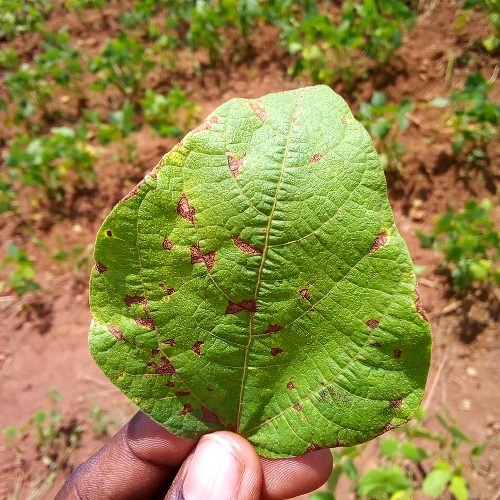
#> input picture data/african_beans_field/validation/angular_leaf_spot/angular_leaf_spot_val.0.jpg, 500 x 500 px
$ python -i foliage_contrast.py   (imports and definitions only)
#> lines starting #> are read from the running program, lines starting #| are printed output that depends on the picture; after the words box and inside, x2 and y2 are one past the last pixel; in counts of white or black regions, pixels touching at a corner belong together
# -*- coding: utf-8 -*-
"""
Foliage Contrast & Insect Cuticle Enhancement Module
====================================================
Program Manager → AI Enthusiast | Turning Ideas into AI-Powered Solutions: Nanda Kishore Kakulla <nandakishore.kakulla9@gmail.com>
Repository: https://github.com/nandakishore2404/oan-pest-detection-benchmark

Extracts the best color-space filtering techniques from agricultural vision literature:
1. HSV Saturation & Value boost to distinguish translucent insect cuticle from chlorophyll.
2. Lab color space 'a*' channel differential (green-magenta axis) to separate insects from leaves.
3. Contrast Limited Adaptive Histogram Equalization (CLAHE) for shadowed canopy inspection.
"""

from typing import Tuple, Union
import cv2
import numpy as np
from PIL import Image


def enhance_foliage_contrast(
    image: Union[str, Image.Image, np.ndarray],
    clahe_clip_limit: float = 2.5,
    clahe_tile_grid_size: Tuple[int, int] = (8, 8),
    cuticle_boost_factor: float = 1.25
) -> np.ndarray:
    """
    Applies Lab-space CLAHE and HSV insect cuticle enhancement to foliage images.
    Returns enhanced RGB image as numpy uint8 array.
    """
#> called with clahe_clip_limit = 2.5, clahe_tile_grid_size = (8, 8), cuticle_boost_factor = 1.25
    if isinstance(image, str):
        bgr = cv2.imread(image)
#> bgr is the input picture: shape (500, 500, 3); mean B, G, R 68, 134.4, 143.9
        if bgr is None:
            raise ValueError(f"Could not load image from {image}")
    elif isinstance(image, Image.Image):
        rgb = np.array(image.convert("RGB"))
        bgr = cv2.cvtColor(rgb, cv2.COLOR_RGB2BGR)
    elif isinstance(image, np.ndarray):
        bgr = cv2.cvtColor(image, cv2.COLOR_RGB2BGR) if image.shape[2] == 3 else image
    else:
        raise TypeError("Unsupported image type")

    # 1. Convert to LAB color space for luminance equalization without color distortion
    lab = cv2.cvtColor(bgr, cv2.COLOR_BGR2LAB)
#> lab: shape (500, 500, 3); mean of channels 0, 1, 2 142, 123.2, 163.9
    l, a, b = cv2.split(lab)
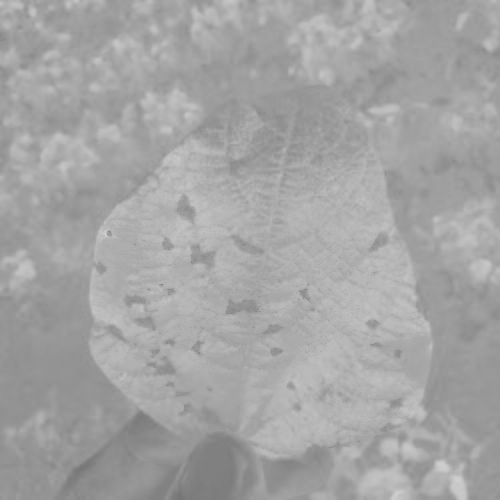
#> b: shape (500, 500); min 117, max 207, mean 163.9

    clahe = cv2.createCLAHE(clipLimit=clahe_clip_limit, tileGridSize=clahe_tile_grid_size)
    l_enhanced = clahe.apply(l)

    lab_enhanced = cv2.merge((l_enhanced, a, b))
#> lab_enhanced: shape (500, 500, 3); mean of channels 0, 1, 2 135.4, 123.2, 163.9
    bgr_clahe = cv2.cvtColor(lab_enhanced, cv2.COLOR_LAB2BGR)

    # 2. Convert to HSV for cuticle saturation boost
    hsv = cv2.cvtColor(bgr_clahe, cv2.COLOR_BGR2HSV).astype(np.float32)
    h, s, v = cv2.split(hsv)
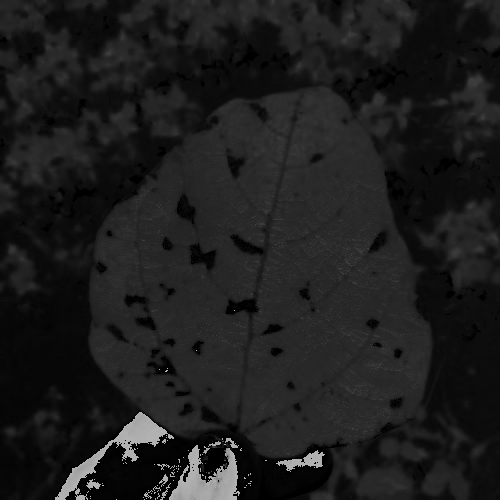
#> h: shape (500, 500) float32; min 0, max 179, mean 29.2
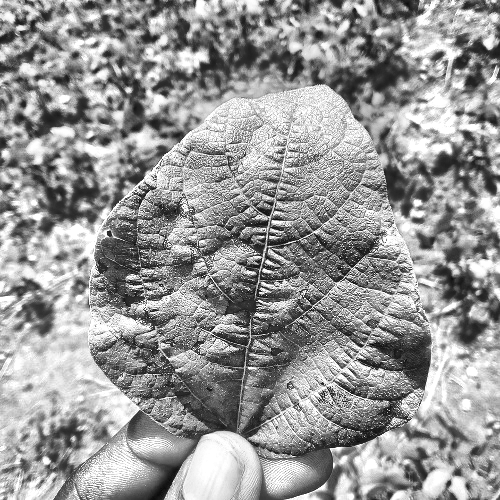
#> v: shape (500, 500) float32; min 2, max 255, mean 151.3

    # Multiply saturation on non-pure green zones (where insect chitin / body resides)
    # Green hue typically resides between 35 and 85 in OpenCV 0-180 hue range
    is_not_pure_leaf = (h < 35) | (h > 85)
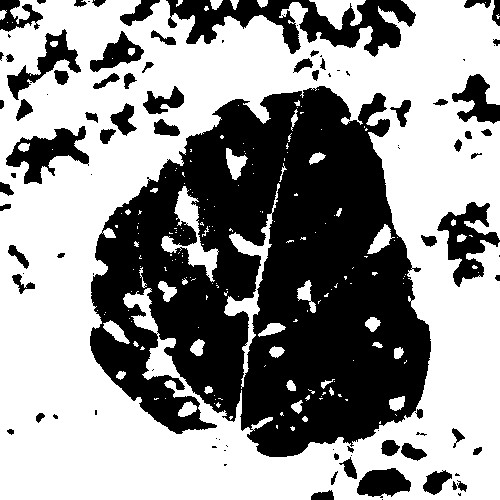
#> is_not_pure_leaf: shape (500, 500) bool; 58.1% white; 98 black regions (35 under 20 px), largest, box (x1, y1, x2, y2) and area: (90, 86, 431, 457) 81759, (166, 0, 416, 57) 6431, (437, 202, 500, 287) 2303
    s[is_not_pure_leaf] = np.clip(s[is_not_pure_leaf] * cuticle_boost_factor, 0, 255)
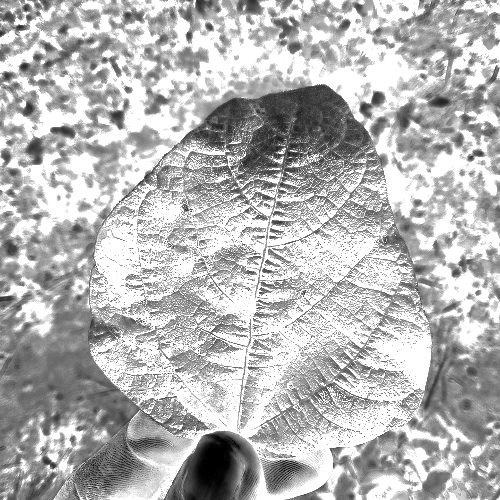
#> s: shape (500, 500) float32; min 0, max 255, mean 181.8

    hsv_enhanced = cv2.merge((h, s, v)).astype(np.uint8)
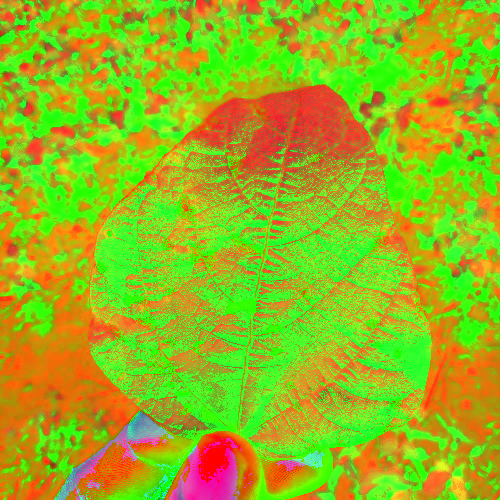
#> hsv_enhanced: shape (500, 500, 3); mean B, G, R 29.2, 181.6, 151.3
    bgr_final = cv2.cvtColor(hsv_enhanced, cv2.COLOR_HSV2BGR)
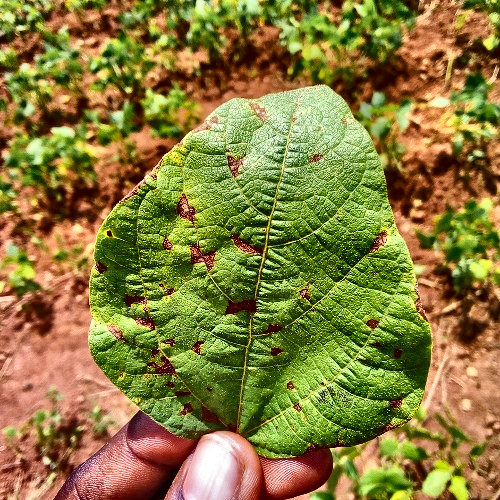
#> bgr_final: shape (500, 500, 3); mean B, G, R 57.6, 124.3, 138.1
    rgb_final = cv2.cvtColor(bgr_final, cv2.COLOR_BGR2RGB)

    return rgb_final


def compute_cuticle_saliency_mask(
    image: Union[str, Image.Image, np.ndarray]
) -> np.ndarray:
    """
    Generates a binary/heatmap mask highlighting regions where non-chlorophyll
    insect features diverge from background crop canopy.
    """
    if isinstance(image, str):
        rgb = np.array(Image.open(image).convert("RGB"))
    elif isinstance(image, Image.Image):
        rgb = np.array(image.convert("RGB"))
    else:
        rgb = image

    hsv = cv2.cvtColor(rgb, cv2.COLOR_RGB2HSV)
    h = hsv[:, :, 0]
    s = hsv[:, :, 1]

    # Mask out green foliage (Hue 35 to 85, Saturation > 40)
    leaf_mask = (h >= 35) & (h <= 85) & (s >= 40)
    pest_saliency = (~leaf_mask).astype(np.uint8) * 255

    # Apply morphological cleaning to remove tiny single-pixel noise
    kernel = cv2.getStructuringElement(cv2.MORPH_ELLIPSE, (3, 3))
    pest_saliency_cleaned = cv2.morphologyEx(pest_saliency, cv2.MORPH_OPEN, kernel)

    return pest_saliency_cleaned

>>> result = enhance_foliage_contrast('../data/african_beans_field/validation/angular_leaf_spot/angular_leaf_spot_val.0.jpg')

$ run again, on data/african_beans_field/validation/angular_leaf_spot/angular_leaf_spot_val.1.jpg
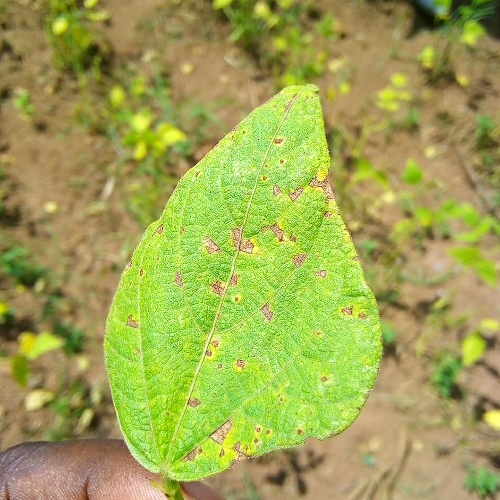
#> input picture data/african_beans_field/validation/angular_leaf_spot/angular_leaf_spot_val.1.jpg, 500 x 500 px
#> in enhance_foliage_contrast, bgr is the input picture: shape (500, 500, 3); mean B, G, R 82, 164.4, 159.1
#> lab: shape (500, 500, 3); mean of channels 0, 1, 2 166.9, 115.1, 168.6
#> lab_enhanced: shape (500, 500, 3); mean of channels 0, 1, 2 145.5, 115.1, 168.6
#> in enhance_foliage_contrast, `is_not_pure_leaf = (h < 35) | (h > 85)`:
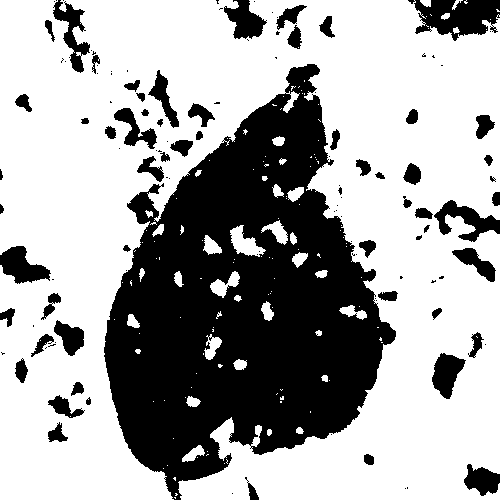
#> is_not_pure_leaf: shape (500, 500) bool; 65.4% white; 123 black regions (63 under 20 px), largest, box (x1, y1, x2, y2) and area: (104, 64, 396, 500) 69408, (408, 0, 500, 41) 2393, (434, 200, 500, 242) 1178
#> in enhance_foliage_contrast, `bgr_final = cv2.cvtColor(hsv_enhanced, cv2.COLOR_HSV2BGR)`:
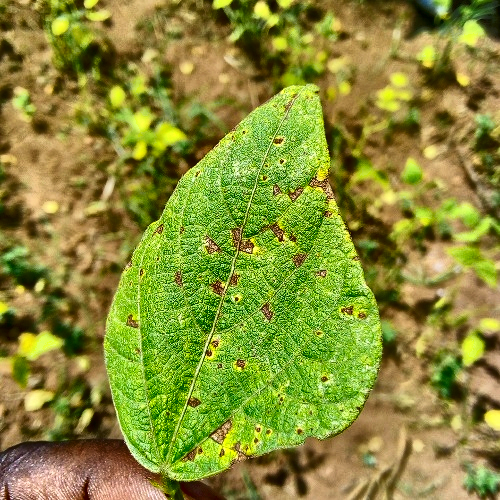
#> bgr_final: shape (500, 500, 3); mean B, G, R 53.6, 140.5, 136.7

$ run again, on data/african_beans_field/validation/angular_leaf_spot/angular_leaf_spot_val.10.jpg
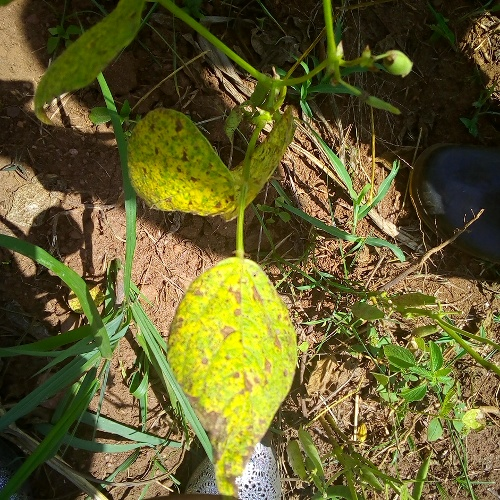
#> input picture data/african_beans_field/validation/angular_leaf_spot/angular_leaf_spot_val.10.jpg, 500 x 500 px
#> in enhance_foliage_contrast, bgr is the input picture: shape (500, 500, 3); mean B, G, R 46.2, 95.1, 100.8
#> lab: shape (500, 500, 3); mean of channels 0, 1, 2 98, 124, 153.7
#> lab_enhanced: shape (500, 500, 3); mean of channels 0, 1, 2 113.4, 124, 153.7
#> in enhance_foliage_contrast, `is_not_pure_leaf = (h < 35) | (h > 85)`:
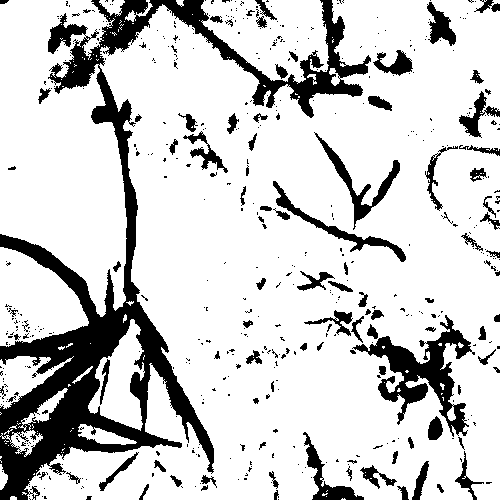
#> is_not_pure_leaf: shape (500, 500) bool; 81% white; 512 black regions (415 under 20 px), largest, box (x1, y1, x2, y2) and area: (0, 0, 371, 500) 29068, (352, 315, 475, 437) 4306, (314, 132, 400, 230) 1239
#> in enhance_foliage_contrast, `bgr_final = cv2.cvtColor(hsv_enhanced, cv2.COLOR_HSV2BGR)`:
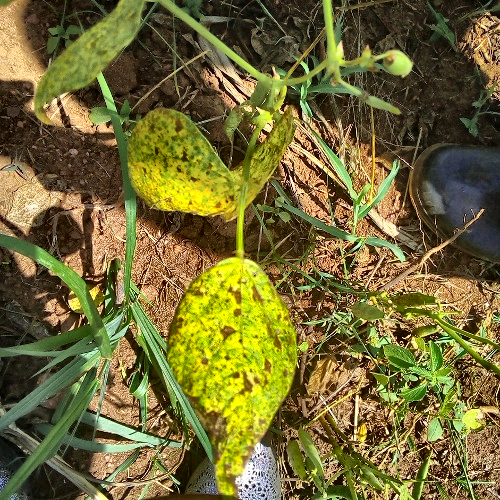
#> bgr_final: shape (500, 500, 3); mean B, G, R 52.4, 106.9, 115

$ run again, on data/african_beans_field/validation/angular_leaf_spot/angular_leaf_spot_val.11.jpg
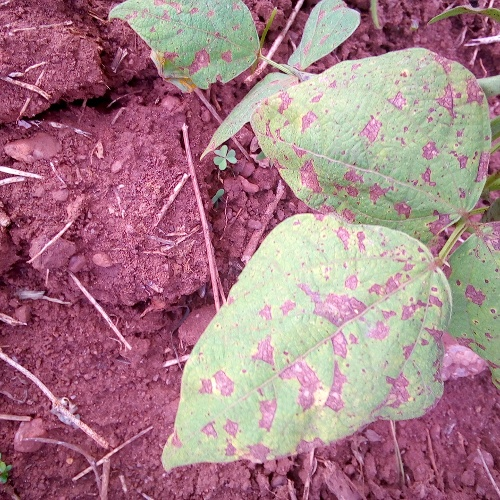
#> input picture data/african_beans_field/validation/angular_leaf_spot/angular_leaf_spot_val.11.jpg, 500 x 500 px
#> in enhance_foliage_contrast, bgr is the input picture: shape (500, 500, 3); mean B, G, R 135.9, 127.3, 167.1
#> lab: shape (500, 500, 3); mean of channels 0, 1, 2 146.5, 145.3, 130.4
#> lab_enhanced: shape (500, 500, 3); mean of channels 0, 1, 2 140.7, 145.3, 130.4
#> is_not_pure_leaf: shape (500, 500) bool; 74% white; 95 black regions (67 under 20 px), largest, box (x1, y1, x2, y2) and area: (281, 48, 500, 417) 30494, (168, 215, 404, 466) 19613, (111, 0, 259, 88) 6782
#> in enhance_foliage_contrast, `bgr_final = cv2.cvtColor(hsv_enhanced, cv2.COLOR_HSV2BGR)`:
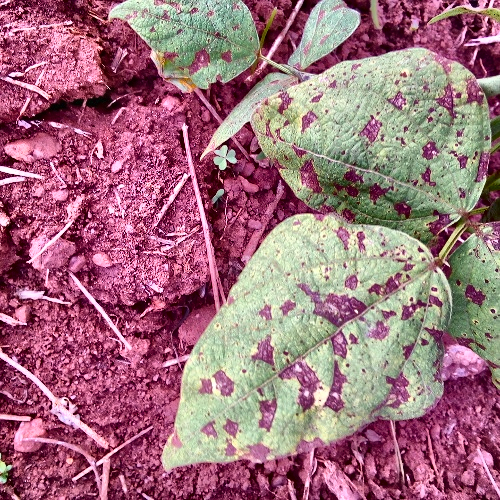
#> bgr_final: shape (500, 500, 3); mean B, G, R 124.5, 112.3, 160.6
